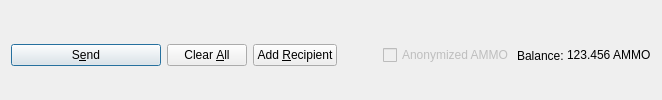
         <widget class="QFrame" name="frame_Send">
          <layout class="QHBoxLayout" name="horizontalLayout">
           <property name="bottomMargin">
            <number>0</number>
           </property>
           <item>
            <widget class="QPushButton" name="sendButton">
             <property name="minimumSize">
              <size>
               <width>150</width>
               <height>0</height>
              </size>
             </property>
             <property name="toolTip">
              <string>Confirm the send action</string>
             </property>
             <property name="text">
              <string>S&amp;end</string>
             </property>
             <property name="icon">
              <iconset resource="../ammocoin.qrc">
               <normaloff>:/icons/send</normaloff>:/icons/send</iconset>
             </property>
             <property name="autoDefault">
              <bool>false</bool>
             </property>
             <property name="default">
              <bool>true</bool>
             </property>
            </widget>
           </item>
           <item>
            <widget class="QPushButton" name="clearButton">
             <property name="sizePolicy">
              <sizepolicy hsizetype="Minimum" vsizetype="Fixed">
               <horstretch>0</horstretch>
               <verstretch>0</verstretch>
              </sizepolicy>
             </property>
             <property name="toolTip">
              <string>Clear all fields of the form.</string>
             </property>
             <property name="text">
              <string>Clear &amp;All</string>
             </property>
             <property name="icon">
              <iconset resource="../ammocoin.qrc">
               <normaloff>:/icons/remove</normaloff>:/icons/remove</iconset>
             </property>
             <property name="autoDefault">
              <bool>false</bool>
             </property>
            </widget>
           </item>
           <item>
            <widget class="QPushButton" name="addButton">
             <property name="toolTip">
              <string>Send to multiple recipients at once</string>
             </property>
             <property name="text">
              <string>Add &amp;Recipient</string>
             </property>
             <property name="icon">
              <iconset resource="../ammocoin.qrc">
               <normaloff>:/icons/add</normaloff>:/icons/add</iconset>
             </property>
             <property name="autoDefault">
              <bool>false</bool>
             </property>
            </widget>
           </item>
           <item>
            <spacer name="horizontalSpacer">
             <property name="orientation">
              <enum>Qt::Horizontal</enum>
             </property>
             <property name="sizeHint" stdset="0">
              <size>
               <width>40</width>
               <height>20</height>
              </size>
             </property>
            </spacer>
           </item>
           <item>
            <layout class="QHBoxLayout" name="horizontalLayout_2">
             <property name="spacing">
              <number>3</number>
             </property>
             <item>
              <widget class="QCheckBox" name="checkzAMMO">
               <property name="enabled">
                <bool>false</bool>
               </property>
               <property name="text">
                <string>Anonymized AMMO</string>
               </property>
              </widget>
             </item>
             <item>
              <widget class="QLabel" name="label">
               <property name="text">
                <string>Balance:</string>
               </property>
              </widget>
             </item>
             <item>
              <widget class="QLabel" name="labelBalance">
               <property name="sizePolicy">
                <sizepolicy hsizetype="Preferred" vsizetype="Fixed">
                 <horstretch>0</horstretch>
                 <verstretch>0</verstretch>
                </sizepolicy>
               </property>
               <property name="cursor">
                <cursorShape>IBeamCursor</cursorShape>
               </property>
               <property name="text">
                <string notr="true">123.456 AMMO</string>
               </property>
               <property name="textInteractionFlags">
                <set>Qt::LinksAccessibleByMouse|Qt::TextSelectableByKeyboard|Qt::TextSelectableByMouse</set>
               </property>
              </widget>
             </item>
            </layout>
           </item>
          </layout>
         </widget>
